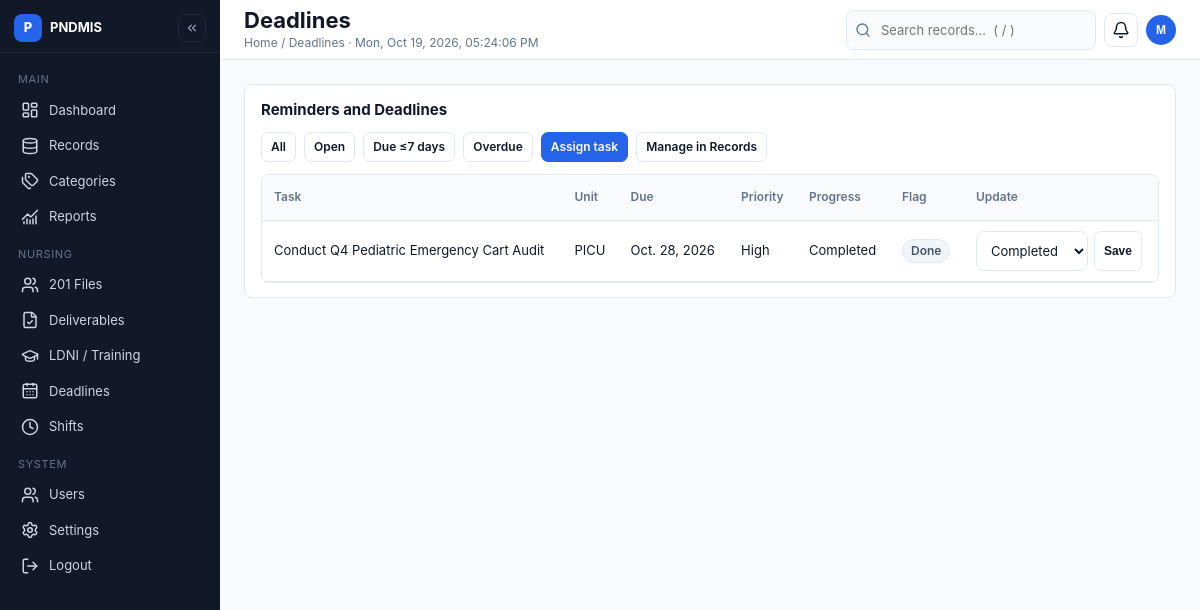
The page /tasks/ (signed in) on the database its author committed.
### core/models.py (models this page shows)
class Task(models.Model):
  title=models.CharField(max_length=250)
  description=models.TextField(blank=True)
  unit=models.ForeignKey(Unit,on_delete=models.PROTECT,null=True,blank=True)
  assignee=models.ForeignKey(settings.AUTH_USER_MODEL,on_delete=models.PROTECT,null=True,blank=True)
  due_date=models.DateField()
  priority=models.CharField(max_length=10,choices=[('normal','Normal'),('high','High'),('critical','Critical')],default='normal')
  status=models.CharField(max_length=15,choices=[('pending','Pending'),('progress','In progress'),('completed','Completed'),('archived','Archived')],default='pending')
  created_at=models.DateTimeField(default=timezone.now)
  updated_at=models.DateTimeField(auto_now=True)

class Unit(models.Model):
 name=models.CharField(max_length=80,unique=True)
 def __str__(self):return self.name

### core/views.py (the view)
# urls.py: path('tasks/',views.tasks_view,name='tasks'),
@login_required
def tasks_view(request):
    p = profile(request.user)
    qs = permitted_tasks(request.user).select_related('unit')
    f = request.GET.get('filter', 'all')
    today = timezone.localdate(); soon = today + timedelta(days=7)
    if f == 'overdue':
        qs = qs.filter(due_date__lt=today).exclude(status__in=['completed', 'archived'])
    elif f == 'soon':
        qs = qs.filter(due_date__gte=today, due_date__lte=soon).exclude(status__in=['completed', 'archived'])
    elif f == 'open':
        qs = qs.exclude(status__in=['completed', 'archived'])
    rows = []
    for t in qs.order_by('due_date')[:200]:
        flag = 'done' if t.status in ['completed', 'archived'] else 'overdue' if t.due_date < today else 'soon' if t.due_date <= soon else 'ok'
        rows.append((t, flag))
    return render(request, 'core/tasks.html', {'rows': rows, 'f': f, 'today': today, 'can_add': p.role in ['supervisor', 'manager'], 'user_role': p.role, 'page_title': 'Deadlines', 'breadcrumb': 'Home / Deadlines'})

### core/access.py (called while the page is built)
def profile(user):
 try:return user.nursing_profile
 except Profile.DoesNotExist:raise PermissionDenied('Account has no approved nursing role')

### core/views.py (called while the page is built)
def permitted_tasks(user):
    p = profile(user)
    if p.role == 'supervisor':
        return Task.objects.all()
    if p.role == 'manager':
        return Task.objects.filter(Q(assignee=user) | Q(unit=p.unit))
    return Task.objects.filter(assignee=user)

### core/templates/core/tasks.html
{% extends 'core/base.html' %}{% block content %}<div class="card"><h3>Reminders and Deadlines</h3><div class="filters"><a class="btn ghost sm" href="?filter=all">All</a><a class="btn ghost sm" href="?filter=open">Open</a><a class="btn ghost sm" href="?filter=soon">Due ≤7 days</a><a class="btn ghost sm" href="?filter=overdue">Overdue</a>{% if can_add %}<a class="btn sm" href="{% url 'add_task' %}">Assign task</a>{% endif %}<a class="btn ghost sm" href="{% url 'records' %}">Manage in Records</a></div><div class="twrap"><table><tr><th>Task</th><th>Unit</th><th>Due</th><th>Priority</th><th>Progress</th><th>Flag</th><th>Update</th></tr>{% for t, flag in rows %}<tr class="{% if flag == 'overdue' %}overdue{% elif flag == 'soon' %}soon{% endif %}"><td>{{ t.title }}</td><td>{{ t.unit|default:"—" }}</td><td>{{ t.due_date }}</td><td>{{ t.get_priority_display }}</td><td>{{ t.get_status_display }}</td><td>{% if flag == 'overdue' %}<span class="badge b-overdue">Overdue</span>{% elif flag == 'soon' %}<span class="badge b-soon">Due soon</span>{% elif flag == 'done' %}<span class="badge b-done">Done</span>{% else %}<span class="badge b-ok">On track</span>{% endif %}</td><td><form method="post" action="{% url 'task_status' t.pk %}" style="display:flex;gap:6px">{% csrf_token %}<select name="status" aria-label="Update status"><option value="pending" {% if t.status == 'pending' %}selected{% endif %}>Pending</option><option value="progress" {% if t.status == 'progress' %}selected{% endif %}>In progress</option><option value="completed" {% if t.status == 'completed' %}selected{% endif %}>Completed</option><option value="archived" {% if t.status == 'archived' %}selected{% endif %}>Archived</option></select><button class="btn ghost sm">Save</button></form></td></tr>{% empty %}<tr><td colspan="7"><div class="empty"><h3>No tasks</h3><p>All clear or none assigned.</p></div></td></tr>{% endfor %}</table></div></div>{% endblock %}

### core/templates/core/base.html (shortened to what this page needs)
{% load static %}<!doctype html><html lang="en"><head><link rel="stylesheet" href="{% static 'css/style.css' %}"><link rel="stylesheet" href="{% static 'css/dashboard.css' %}"><link rel="stylesheet" href="{% static 'css/components.css' %}"></head><body><div class="app">
<aside class="sidebar" id="sidebar" aria-label="Primary"><div class="brand"><span class="mark">P</span><span class="brand-name">PNDMIS</span><button class="iconbtn collapse-btn" onclick="toggleCollapse()" aria-label="Collapse sidebar" title="Collapse sidebar"><i data-lucide="chevrons-left"></i></button></div>
<nav class="nav">
<small>Main</small>
<a href="{% url 'dashboard' %}" class="{% if request.resolver_match.url_name == 'dashboard' %}active{% endif %}" title="Dashboard"><i data-lucide="layout-dashboard" aria-hidden="true"></i> <span>Dashboard</span></a>
<a href="{% url 'records' %}" class="{% if request.resolver_match.url_name == 'records' %}active{% endif %}" title="Records Management"><i data-lucide="database" aria-hidden="true"></i> <span>Records</span></a>
<a href="{% url 'categories' %}" class="{% if request.resolver_match.url_name == 'categories' %}active{% endif %}" title="Categories"><i data-lucide="tags" aria-hidden="true"></i> <span>Categories</span></a>
<a href="{% url 'reports' %}" class="{% if request.resolver_match.url_name == 'reports' %}active{% endif %}" title="Reports and Analytics"><i data-lucide="chart-no-axes-combined" aria-hidden="true"></i> <span>Reports</span></a>
<small>Nursing</small>
<a href="{% url 'staff' %}" title="201 Files"><i data-lucide="users" aria-hidden="true"></i> <span>201 Files</span></a>
<a href="{% url 'deliverables' %}" title="Deliverables"><i data-lucide="file-check" aria-hidden="true"></i> <span>Deliverables</span></a>
<a href="{% url 'training' %}" title="LDNI Training"><i data-lucide="graduation-cap" aria-hidden="true"></i> <span>LDNI / Training</span></a>
<a href="{% url 'tasks' %}" title="Deadlines"><i data-lucide="calendar-days" aria-hidden="true"></i> <span>Deadlines</span></a>
<a href="{% url 'shifts' %}" title="Shifts"><i data-lucide="clock" aria-hidden="true"></i> <span>Shifts</span></a>
<small>System</small>
<a href="{% url 'users' %}" title="User Management"><i data-lucide="users" aria-hidden="true"></i> <span>Users</span></a>
<a href="{% url 'settings' %}" title="Settings"><i data-lucide="settings" aria-hidden="true"></i> <span>Settings</span></a>
{% if user.is_authenticated %}<a href="#" onclick="document.getElementById('logout-f').submit();return false" title="Logout"><i data-lucide="log-out" aria-hidden="true"></i> <span>Logout</span></a>
<form id="logout-f" method="post" action="{% url 'logout' %}" style="display:none">{% csrf_token %}</form>{% endif %}
</nav></aside>
<div class="main"><div class="topbar"><div><h1>{{ page_title|default:"Dashboard" }}</h1><div class="crumbs">{{ breadcrumb|default:"Home" }} · <span id="ph-clock"></span></div></div>
<div class="search"><span class="sbox"><i data-lucide="search" aria-hidden="true"></i><input id="top-search" placeholder="Search records…  ( / )" aria-label="Search records" onkeydown="if(event.key==='Enter')submitTopSearch(this.value)"></span><span class="profile-wrap" id="notif-wrap"><button class="iconbtn" onclick="toggleMenu('notif-menu')" aria-label="Notifications" title="Notifications" aria-haspopup="true"><i data-lucide="bell"></i></button></span><span class="profile-wrap"><button class="avatar" onclick="toggleMenu('pmenu')" aria-label="Profile menu for {{ user.username }}" title="{{ user.username }}" aria-haspopup="true">{{ user.username|default:"?"|slice:":1"|upper }}</button></span></div></div>
<div class="content" id="main-content" tabindex="-1">{% block content %}{% endblock %}</div></div></div>
<script src="{% static 'js/app.js' %}"></script>{% block scripts %}{% endblock %}</body></html>

### core/static/css/style.css (style rules this page uses)
:root { --bg:#F8FAFC;--card:#FFFFFF;--ink:#111827;--muted:#64748B;--line:#E2E8F0;--side:#111827;--side2:#1F2937;--blue:#2563EB;--blue-d:#1D4ED8;--ok:#15803D;--ok-bg:#DCFCE7;--warn:#B45309;--warn-bg:#FEF3C7;--bad:#B91C1C;--bad-bg:#FEE2E2;--r:8px }
* { box-sizing:border-box }
html { -webkit-text-size-adjust:100% }
body { margin:0;font:13px/1.5 Inter,system-ui,-apple-system,"Segoe UI",Roboto,sans-serif;background:var(--bg);color:var(--ink) }
h1 { font-size:22px;margin:0;font-weight:700 }
h3 { font-size:15px;margin:0 0 8px }
small,.meta { font-size:12px;color:var(--muted) }
.app { display:flex;min-height:100vh }
.sidebar { width:220px;background:var(--side);color:#CBD5E1;display:flex;flex-direction:column;position:fixed;inset:0 auto 0 0;z-index:40;transition:transform .15s ease }
.brand { padding:14px 14px 10px;font-weight:700;font-size:13px;color:#fff;display:flex;gap:8px;align-items:center;border-bottom:1px solid #1F2937 }
.brand .mark { width:28px;height:28px;border-radius:8px;background:var(--blue);color:#fff;display:flex;align-items:center;justify-content:center;font-size:13px;font-weight:800 }
.nav { padding:8px;display:flex;flex-direction:column;gap:2px;overflow:auto }
.nav small { color:#64748B;padding:10px 10px 4px;text-transform:uppercase;font-size:11px;letter-spacing:.06em }
.nav a { color:#CBD5E1;text-decoration:none;padding:7px 10px;border-radius:8px;display:flex;gap:10px;align-items:center;font-size:13px;border-left:3px solid transparent }
.nav svg.lucide,.nav i.lucide { width:18px;height:18px;flex:none }
.main { flex:1;margin-left:220px;min-width:0 }
.topbar { background:var(--card);border-bottom:1px solid var(--line);height:60px;min-height:60px;padding:0 24px;display:flex;gap:12px;align-items:center;position:sticky;top:0;z-index:30 }
.topbar h1 { font-size:22px;line-height:1.2 }
.crumbs { color:var(--muted);font-size:12px }
.search { margin-left:auto;display:flex;gap:8px;align-items:center }
.search .sbox { display:flex;align-items:center;gap:6px;background:var(--bg);border:1px solid var(--line);border-radius:8px;padding:0 8px }
.search input { background:transparent;border:0;padding:8px 4px;min-width:200px;font-size:13px;color:var(--ink) }
.iconbtn { width:34px;height:34px;border-radius:8px;border:1px solid var(--line);background:#fff;display:inline-flex;align-items:center;justify-content:center;cursor:pointer;color:var(--ink) }
.avatar { width:30px;height:30px;border-radius:50%;background:var(--blue);color:#fff;display:flex;align-items:center;justify-content:center;font-weight:700;font-size:12px;border:0;cursor:pointer }
.content { padding:24px;max-width:1180px }
.card { background:var(--card);border:1px solid var(--line);border-radius:8px;padding:14px 16px;margin-bottom:12px;box-shadow:none }
.twrap { overflow-x:auto;border:1px solid var(--line);border-radius:8px }
table { width:100%;border-collapse:collapse;min-width:720px }
th,td { padding:10px 12px;border-bottom:1px solid var(--line);text-align:left;font-size:13px;vertical-align:middle }
th { color:var(--muted);font-weight:600;font-size:12px;background:#F8FAFC;white-space:nowrap }
tbody tr { height:46px }
.badge { display:inline-flex;align-items:center;gap:4px;padding:2px 8px;border-radius:999px;font-size:12px;font-weight:600;border:1px solid transparent;white-space:nowrap }
.b-done { background:#F1F5F9;color:#475569;border-color:var(--line) }
.btn { background:var(--blue);color:#fff;border:1px solid var(--blue);padding:8px 12px;border-radius:8px;cursor:pointer;font-weight:600;font-size:13px;display:inline-flex;align-items:center;gap:6px;text-decoration:none }
.btn.ghost { background:#fff;color:var(--ink);border-color:var(--line) }
.btn.sm { padding:5px 9px;font-size:12px;border-radius:7px }
input,select,textarea { height:40px;padding:8px 10px;border:1px solid var(--line);border-radius:8px;font:inherit;font-size:13px;background:#fff;max-width:100%;color:var(--ink) }
.filters { display:flex;gap:8px;flex-wrap:wrap;margin:10px 0 12px;align-items:center }
.lucide { width:18px;height:18px }
.profile-wrap { position:relative }
.collapse-btn { margin-left:auto;width:28px;height:28px;background:transparent;border-color:#1F2937;color:#94A3B8 }
a.btn,a.iconbtn { text-decoration:none }

### core/static/css/components.css (style rules this page uses)
.sbox { display:inline-flex;align-items:center;gap:6px;background:#fff;border:1px solid var(--line);border-radius:8px;padding:0 8px }
.sbox input { border:0;background:transparent;height:38px }
.sbox svg { width:16px;height:16px;color:var(--muted) }

### rows shown on the page
Task: title "Conduct Q4 Pediatric Emergency Cart Audit", unit "PICU", due_date "Oct. 28, 2026", priority "High", status "Completed"

### other values the page prints
{{ page_title|default:"Dashboard" }} "Deadlines"
{{ breadcrumb|default:"Home" }} "Home / Deadlines"
{{ user.username|default:"?"|slice:":1"|upper }} "M"
